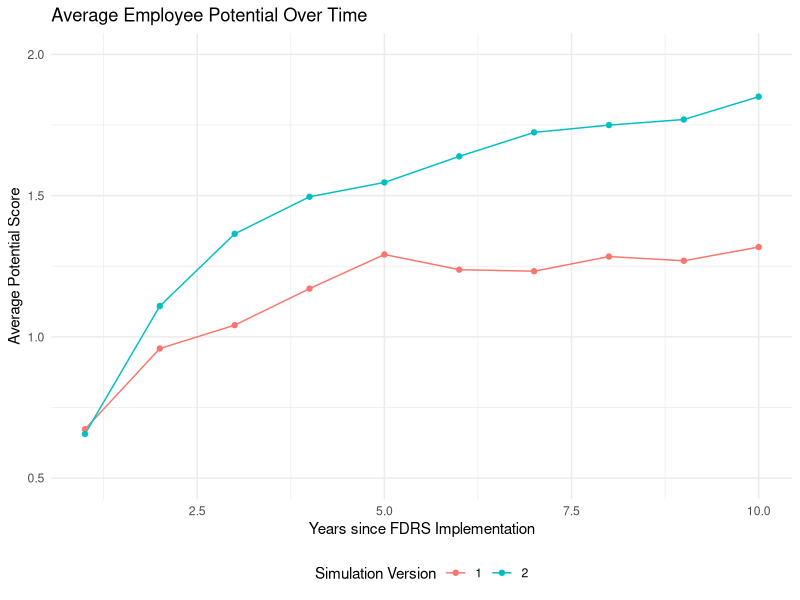

Source code (R):
## ---- chunk 1
library(tidyverse)
set.seed(12345)
## ---- chunk 2
# set time to zero to begin anew
t <- 0

# This will create an easy-to-read output of results over time
org_outputs <- as.data.frame(matrix(ncol = 2, nrow = 1))

names(org_outputs) <- c("Iteration", "Mean_Potential")

# Create FDRS Function
fdrs <- function(validity, selection_ratio, turnover, fire_percent, reliability, t)
  {
  # Generate 100 current employees with randomized scores for performance potential
  org <- data.frame(potential_score = rnorm(n = 100, mean = 0, sd = 1)) %>%
    # Calculate applicant scores based on the validity of the selection system and the performance potential of applicants
    mutate(applicant_score = validity * potential_score + sqrt(1-validity)^2*rnorm(1))
  # This for loop will iterate 10 times to simulate 10 years of the FDRS system
  for(t in 0:9){
    # Iterate time 1 year
    t = t+1
    # Randomly sample employees to remove from the organization, representing voluntary turnover
    org <- org %>%
      slice_sample(n = (1-turnover)*nrow(org))
    # Simulate a randomized applicant pool of potential hires to replace voluntary turnover personnel
    replace_turnover <- data.frame(potential_score = rnorm(n = 100-(100*(1-turnover))))
    # Calculate applicant scores for the applicant pool
    replace_scored <- replace_turnover %>%
      mutate(applicant_score = validity * potential_score + sqrt(1-validity)^2*rnorm(1))
    # Generate performance ratings for all employees and remove the lowest scorers
    org <- bind_rows(org, replace_scored) %>%
      mutate(rating = potential_score * sqrt(reliability) + rnorm(1)*sqrt(1-reliability)) %>%
      arrange(desc(rating)) %>%
      slice_head(n = (1-fire_percent)*nrow(org))
    # Specify how many applications to collect for the open positions based on the desired selection ratio
    job_applicants <- (1/selection_ratio)*(100-nrow(org))
    # Generate an applicant pool with potential and applicant scores as well as performance ratings, then hire the top applicants
    new_applicant <- data.frame(potential_score = rnorm(n = job_applicants, mean = 0, sd = 1)) %>%
      mutate(applicant_score = validity * potential_score + sqrt(1-validity)^2*rnorm(1)) %>%
      mutate(rating = potential_score * sqrt(reliability) + rnorm(1)*sqrt(1-reliability)) %>%
      arrange(desc(applicant_score)) %>%
      slice_head(n = 100 - nrow(org))
    # Add new hires to the organization
    org <- bind_rows(org, new_applicant) %>%
      select(potential_score, applicant_score)
    # Print the outputs into a table
    print(mean(org$potential_score))
    org_outputs[t,"Iteration"] <- t
    org_outputs[t,"Mean_Potential"] <- mean(org$potential_score)
    }
  org_outputs
}
## ---- chunk 3
# Simulation 1

validity <- .3
selection_ratio <- .33
turnover <- .10
fire_percent <- 0.10
reliability <- 0.70

simulation_1 <- fdrs(validity, selection_ratio, turnover, fire_percent, reliability, t)
## ---- chunk 4
# Simulation 2

validity <- .5
selection_ratio <- 0.1
turnover <- .20
fire_percent <- 0.05
reliability <- 0.5

simulation_2 <- fdrs(validity, selection_ratio, turnover, fire_percent, reliability, t)
## ---- chunk 5
simulation_1 <- simulation_1 %>%
  mutate(Simulation_Version = "1")

simulation_2 <- simulation_2 %>%
  mutate(Simulation_Version = "2")

results <- rbind(simulation_1, simulation_2)
## ---- chunk 6
ggplot(data=results, aes(x=Iteration, y=Mean_Potential, group=Simulation_Version)) +
  geom_line(aes(color=Simulation_Version)) +
  geom_point(aes(color=Simulation_Version)) +
  labs(title="Average Employee Potential Over Time", x="Years since FDRS Implementation", y="Average Potential Score", color="Simulation Version") +
  ylim(0.5, 2) +
  theme_minimal() +
  theme(legend.position="bottom")
